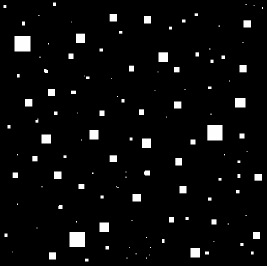
%> input picture Aula-05-Parte-1/Img3.bmp, 267 x 266 px
$ octave exercicio3.m   (GNU Octave 9; MATLAB toolbox functions it lacks are replaced by stand-ins)
%> lines starting %> are read from the running program, lines starting %| are printed output that depends on the picture; in (x1, y1, x2, y2) boxes, pixels count from 0 and x2, y2 are one past the last pixel; in counts of white or black regions, pixels touching at a corner belong together; the program's own positions count from 1
imagem=imread('Img3.bmp');
%> imagem is the input picture: size 266x267x3 uint8; mean R, G, B 10.8, 10.8, 10.8
figure, imshow(imagem);
title('Imagem original');

imagem = rgb2gray(imagem);
%> imagem: size 266x267 uint8
imagem = imbinarize(imagem);
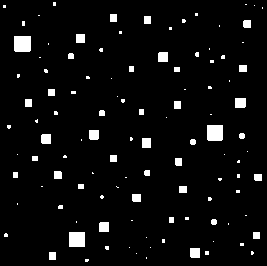
%> imagem: size 266x267 logical; 4.7% white; 110 white regions (71 under 20 px), largest, box (x1, y1, x2, y2) and area: (14, 36, 31, 52) 270, (207, 125, 223, 141) 254, (69, 232, 85, 247) 240
figure, imshow(imagem);
title('Imagem binária');

% Elemento Estruturante
B = ones(13); % quadrado de 1's com lado 13

% Erosão

originalPad = padarray(imagem,[1 1],1);
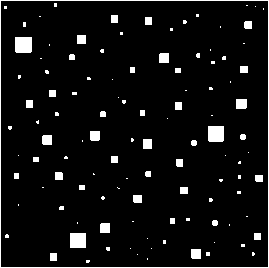
%> originalPad: size 268x269 logical; 6.1% white; 111 white regions (71 under 20 px), largest, box (x1, y1, x2, y2) and area: (0, 0, 269, 268) 1070, (15, 37, 32, 53) 270, (208, 126, 224, 142) 254
% Inicializar a matriz saida de tamanho igual ao da imagem original com zeros
saida1 = zeros(size(imagem));

for i = 1:size(originalPad,1)-12 % tem que andar até size(originalPad,1)-12 porque o elemento estruturante é 13x13
    for j = 1:size(originalPad,2)-12
        % Pega trechos 13x13 da matriz original
        trecho = originalPad(i:i+12,j:j+12);
        % Encontra os 1's no elemento estruturante
        estr1 = find(B == 1);
        % Verifica se os elementos no trecho são 1 nas mesmas posições
        % do elemento estruturante
        if(trecho(estr1) == 1)
            saida1(i,j) = 1; % se são, coloca 1 na matriz de saida
        end
    end
end
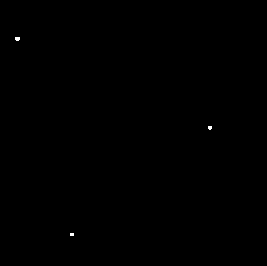
%> saida1: size 266x267 double; values 0 (black) and 1 (white), 0.06% white; 3 white regions (3 under 20 px)

figure, imshow(saida1);
title('Resultado da Erosão');

% Dilatação - entrada é saida1

% Colocar padding de 0's em todos os lados
originalPad2 = padarray(saida1,[1 1]);
% Inicializar a matriz saida de tamanho igual ao da original com zeros
saida = zeros(size(saida1));

for i = 1:size(originalPad2,1)-12 % tem que andar até size(originalPad,1)-12 porque o elemento estruturante é 13x13
    for j = 1:size(originalPad2,2)-12
        % Faz a operação AND
        saida(i,j) = sum(sum(B & originalPad2(i:i+12,j:j+12)));
        % Primeiro soma todas as colunas da matriz resultante de estr &
        % originalPad; isso resulta em um vetor, cujos elementos são
        % somados um a um, resultando em um único valor (0 ou 1).
        % Este valor é atribuído a saida(i,j)
    end
end

figure, imshow(saida);
%> after `imshow(saida)`:
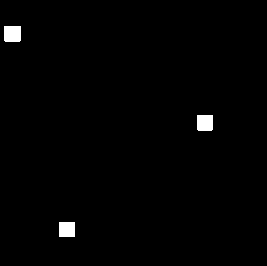
%> displayed picture: size 266x267, on the screen's scale of 0 to 255; 1.1% white; 3 white regions, box (x1, y1, x2, y2) and area: (4, 26, 21, 42) 270, (197, 115, 213, 131) 254, (59, 222, 75, 237) 240
title('Resultado da Dilatação');

$ run again, with Aula-05-Parte-1/Img1.bmp copied over Aula-05-Parte-1/Img3.bmp
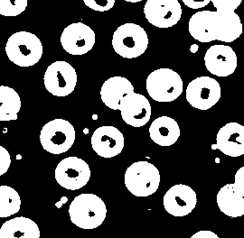
%> input picture Aula-05-Parte-1/Img1.bmp, 244 x 238 px
%> imagem is the input picture: size 238x244x3 uint8; mean R, G, B 91, 90.4, 90.4
%> `imagem = imbinarize(imagem);`:
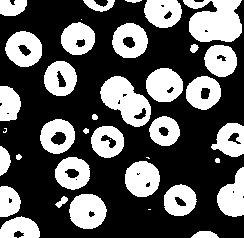
%> imagem: size 238x244 logical; 35.6% white; 38 white regions (5 under 20 px), largest, box (x1, y1, x2, y2) and area: (183, 0, 242, 42) 1850, (100, 76, 151, 127) 1492, (69, 194, 107, 229) 1022
%> originalPad: size 240x246 logical; 36.7% white; 27 white regions (5 under 20 px), largest, box (x1, y1, x2, y2) and area: (0, 0, 246, 240) 8045, (101, 77, 152, 128) 1492, (70, 195, 108, 230) 1022
%> originalPad2: size 240x246 double; values 0 (black) and 1 (white), 2% white; 17 white regions (6 under 20 px), largest, box (x1, y1, x2, y2) and area: (192, 1, 230, 31) 460, (149, 71, 168, 90) 138, (220, 191, 235, 206) 117
%> `imshow(saida)`:
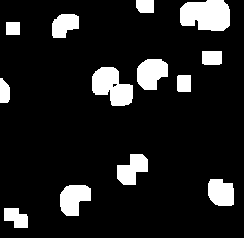
%> displayed picture: size 238x244, on the screen's scale of 0 to 255; 12.1% white; 13 white regions, largest, box (x1, y1, x2, y2) and area: (180, 0, 230, 31) 1305, (92, 67, 133, 106) 1062, (137, 59, 168, 90) 738

$ run again, with Aula-05-Parte-1/Img4.bmp copied over Aula-05-Parte-1/Img3.bmp
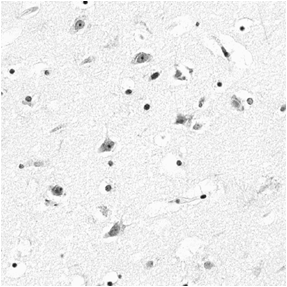
%> input picture Aula-05-Parte-1/Img4.bmp, 287 x 287 px
%> imagem is the input picture: size 287x287x3 uint8; min 12, max 255, mean 237.6
%> originalPad: size 289x289 logical; 97.9% white; 104 black regions (72 under 20 px), largest, box (x1, y1, x2, y2) and area: (101, 140, 116, 153) 117, (135, 53, 151, 64) 114, (106, 223, 121, 238) 110
%> originalPad2: size 289x289 double; values 0 (black) and 1 (white), 69.7% white; 34 black regions, largest, box (x1, y1, x2, y2) and area: (0, 0, 289, 289) 9514, (83, 196, 128, 239) 1271, (165, 87, 206, 132) 1202
%> after the loop `for i = 1:size(originalPad2,1)-12`:
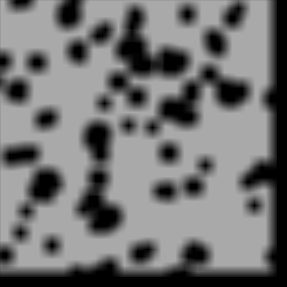
%> saida: size 287x287 double; min 0, max 169, mean 114.7
%> `imshow(saida)`:
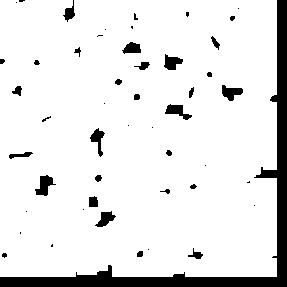
%> displayed picture: size 287x287, on the screen's scale of 0 to 255; 89.8% white; 49 black regions (21 under 20 px), largest, box (x1, y1, x2, y2) and area: (0, 0, 287, 287) 6033, (35, 175, 56, 196) 228, (165, 104, 192, 120) 200
